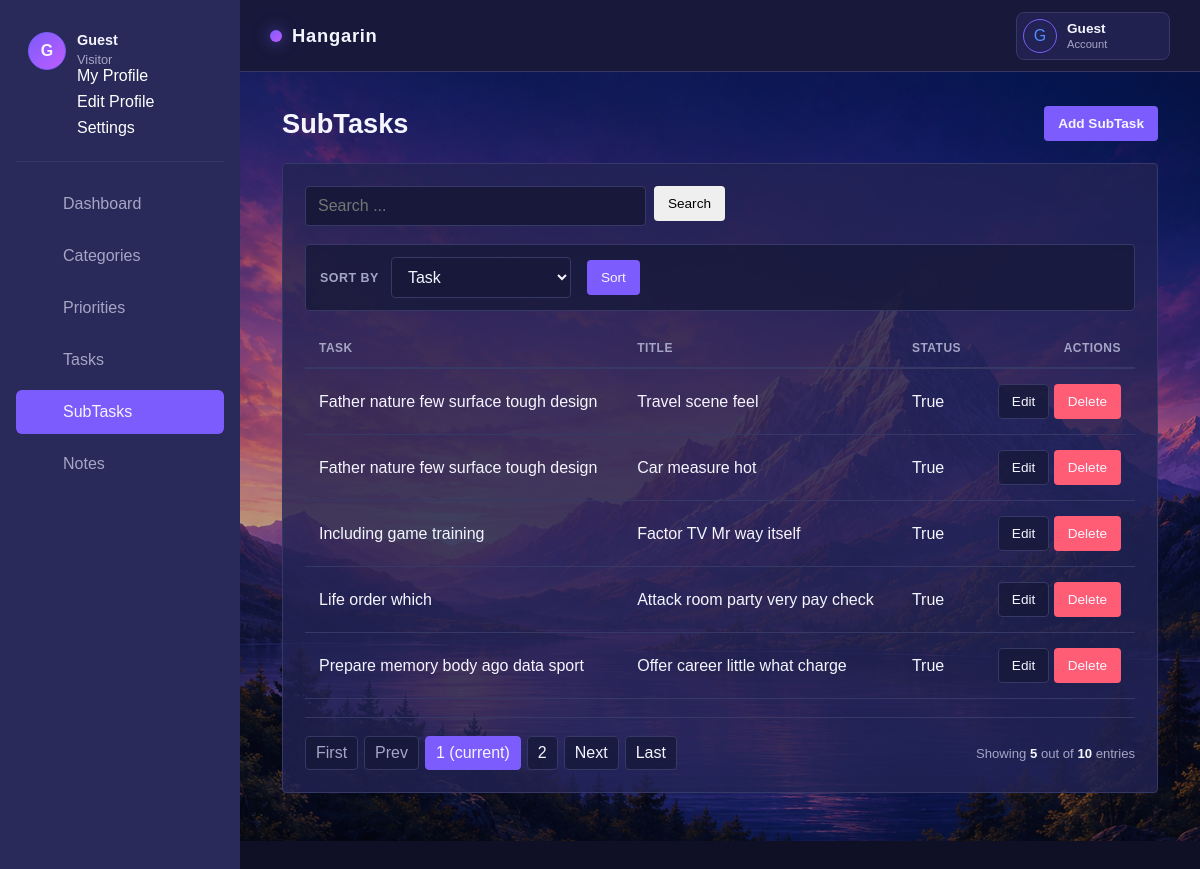
Screenshot of /subtasks/ with the database file from the repository.
### app/models.py (models this page shows, shortened)
class SubTask(models.Model):
    task = models.ForeignKey(Task, on_delete=models.CASCADE, related_name='subtasks')
    title = models.CharField(max_length=200)
    status = models.BooleanField(default=False)

class Task(models.Model):
    class Status(models.TextChoices):
        TODO = 'todo', 'To do'
        IN_PROGRESS = 'in_progress', 'In progress'
        DONE = 'done', 'Done'
    title = models.CharField(max_length=200)
    description = models.TextField(blank=True)
    status = models.CharField(max_length=20, choices=Status.choices, default=Status.TODO)
    is_deleted = models.BooleanField(default=False)
    deadline = models.DateTimeField(blank=True, null=True)
    priority = models.ForeignKey(Priority, on_delete=models.PROTECT, blank=True, null=True)
    category = models.ForeignKey(Category, on_delete=models.SET_NULL, blank=True, null=True)
    created_at = models.DateTimeField(auto_now_add=True)
    updated_at = models.DateTimeField(auto_now=True)
    class Meta:
        ordering = ('status', 'deadline', '-created_at')

### app/views.py (the view)
# urls.py: path('subtasks/', views.SubTaskListView.as_view(), name='subtask-list'),
class SubTaskListView(SearchSortListView):
	model = SubTask
	template_name = 'hangarin/subtask_list.html'
	context_object_name = 'subtasks'
	search_fields = ('title', 'task__title')
	allowed_sort_fields = ('task__title', 'title', 'status')
	default_sort = 'task__title'

### app/views.py (called while the page is built)
	def get_queryset(self):
		queryset = self.model.objects.all()
		query = self.request.GET.get('q', '').strip()
		if query:
			search = Q()
			for field in self.search_fields:
				search |= Q(**{f'{field}__icontains': query})
			queryset = queryset.filter(search)
		sort_by = self.request.GET.get('sort_by', self.default_sort)
		if sort_by not in self.allowed_sort_fields:
			sort_by = self.default_sort
		self.sort_by = sort_by
		return queryset.order_by(sort_by)

	def get_context_data(self, **kwargs):
		context = super().get_context_data(**kwargs)
		context['q'] = self.request.GET.get('q', '')
		context['sort_by'] = self.sort_by
		return context

### app/templates/hangarin/subtask_list.html (shortened to what this page needs)
{% extends 'base.html' %}
{% block content %}
<main class="content tab-page tab-page-subtasks">
  <div class="container-fluid tab-container">
    <h4 class="page-title d-flex justify-content-between align-items-center">
      <span>SubTasks</span>
      <a href="{% url 'subtask-add' %}" class="btn btn-primary btn-sm">Add SubTask</a>
    </h4>
    <section class="card tab-card">
      <div class="card-body table-responsive">
        {% include 'includes/search_form.html' %}
        {% with current=sort_by|default:'task__title' %}
        <div class="sort-toolbar">
          <form method="get" class="row g-2 align-items-center">
            <div class="col-auto">
              <label for="subtaskSortSelect" class="col-form-label">Sort by</label>
            </div>
            <div class="col-auto">
              <select class="form-control form-control-sm" id="subtaskSortSelect" name="sort_by" onchange="this.form.submit()">
                <option value="task__title" {% if current == 'task__title' %}selected{% endif %}>Task</option>
              </select>
            </div>
            <div class="col-auto">
              <button type="submit" class="btn btn-primary btn-sm btn-rounded">Sort</button>
            </div>
          </form>
        </div>
        {% endwith %}
        <table class="table">
          <thead>
            <tr>
              <th>Task</th>
              <th>Title</th>
              <th>Status</th>
              <th class="text-right">Actions</th>
            </tr>
          </thead>
          <tbody>
            {% for subtask in subtasks %}
            <tr>
              <td>{{ subtask.task.title }}</td>
              <td>{{ subtask.title }}</td>
              <td>{{ subtask.status }}</td>
              <td class="text-right">
                <a href="{% url 'subtask-edit' subtask.pk %}" class="btn btn-sm btn-secondary">Edit</a>
                <a href="{% url 'subtask-delete' subtask.pk %}?next={{ request.get_full_path|urlencode }}" class="btn btn-sm btn-danger">Delete</a>
              </td>
            </tr>
            {% empty %}
            <tr>
              <td colspan="4">No subtasks yet.</td>
            </tr>
            {% endfor %}
          </tbody>
        </table>
        {% include 'includes/pagination.html' %}
      </div>
    </section>
  </div>
</main>
{% endblock %}

### static/css/dashboard-clean.css (style rules this page uses)
:root { --sidebar-width: 240px; --color-page: #0f1026; --color-secondary-page: #17183a; --color-panel: #222354; --color-sidebar: #292a5a; --color-sidebar-hover: #363866; --color-ink: #f5f5ff; --color-muted: #a5a6c5; --color-blue: #7c5cfc; --color-blue-hover: #9278ff; --color-cyan: #4f8cff; --color-magenta: #c05cff; --color-success: #38d39f; --color-warning: #ffb84d; --color-danger: #ff5c75; --color-border: #363866; --color-soft-border: #363866; --color-soft: #17183a; --color-input: #17183a; --container-panel: color-mix(in srgb, var(--color-panel) 80%, transparent); --container-soft: color-mix(in srgb, var(--color-soft) 80%, transparent); --content-padding: 34px 42px 48px; --radius: 4px; --transition: 150ms ease; }
* { box-sizing: border-box; }
body { margin: 0; background: var(--color-page); color: var(--color-ink); font-family: Arial, sans-serif; }
.content, .dashboard-content { min-height: calc(100vh - 72px); padding: var(--content-padding); background-color: var(--color-page); background-image: url('../img/background.png'); background-position: center; background-size: cover; background-attachment: fixed; }
html[data-theme="nebula"] .content, html[data-theme="nebula"] .dashboard-content { background-image: url('../img/background.png'); }
.content .container-fluid { max-width: 1180px; margin: 0 auto; }
.tab-container { width: 100%; }
.tab-card { min-height: 240px; }
.dashboard-header, .panel-heading, .content .page-title { display: flex; align-items: center; justify-content: space-between; gap: 18px; }
.dashboard-header h1, .panel-heading h2, .content .page-title { color: var(--color-ink); }
.dashboard-header h1, .panel-heading h2, .content .page-title { margin-top: 0; }
.dashboard-action, .content .btn { display: inline-block; border-radius: var(--radius); text-decoration: none; cursor: pointer; }
.metric-card, .dashboard-panel, .content .card { background: var(--container-panel); border: 1px solid var(--color-border); border-radius: var(--radius); }
.content .page-title { margin-bottom: 22px; font-size: 1.7rem; }
.content .card { overflow: hidden; }
.content .card-body { padding: 22px; }
.content .table-responsive { overflow-x: auto; }
.content .table { width: 100%; margin: 18px 0 0; border-collapse: collapse; color: var(--color-ink); text-align: left; }
.content .table th { padding: 12px 14px; border-bottom: 2px solid var(--color-border); color: var(--color-muted); font-size: 0.75rem; letter-spacing: 0.04em; text-transform: uppercase; }
.content .table td { padding: 15px 14px; border-bottom: 1px solid var(--color-soft-border); vertical-align: middle; }
.content .text-right { text-align: right; }
.content .btn { padding: 9px 13px; border: 1px solid transparent; font-size: 0.85rem; }
.content .btn-primary { background: var(--color-blue); color: var(--color-ink); }
.content .btn-secondary, .content .btn-light { border-color: var(--color-border); background: var(--container-soft); color: var(--color-ink); }
.content .btn-danger { background: var(--color-danger); color: var(--color-ink); }
.content .form-control, .content select, .content input, .content textarea { width: 100%; padding: 10px 12px; border: 1px solid var(--color-border); border-radius: var(--radius); background: var(--color-input); color: var(--color-ink); font: inherit; }
.content label { display: block; margin-bottom: 7px; color: var(--color-ink); font-size: 0.88rem; font-weight: 600; }
.search-toolbar, .sort-toolbar { display: flex; align-items: center; flex-wrap: wrap; gap: 10px; }
.search-toolbar .btn, .sort-toolbar .btn { white-space: nowrap; }
.sort-toolbar { padding: 12px 14px; margin-bottom: 4px; border: 1px solid var(--color-soft-border); border-radius: var(--radius); background: var(--container-soft); }
.sort-toolbar form { display: flex; align-items: center; flex-wrap: wrap; gap: 12px; width: 100%; }
.sort-toolbar .col-auto { display: flex; align-items: center; }
.sort-toolbar label { margin: 0; color: var(--color-muted); font-size: 0.78rem; letter-spacing: 0.04em; text-transform: uppercase; }
.sort-toolbar select { width: auto; min-width: 180px; }
.sort-toolbar .btn { margin-left: 4px; }
.content .table td:last-child { white-space: nowrap; }

### rows the page displays
SubTask: task "Father nature few surface tough design", title "Travel scene feel", status "True"
SubTask: task "Father nature few surface tough design", title "Car measure hot", status "True"
SubTask: task "Including game training", title "Factor TV Mr way itself", status "True"
SubTask: task "Life order which", title "Attack room party very pay check", status "True"
SubTask: task "Prepare memory body ago data sport", title "Offer career little what charge", status "True"

### other values shown
{{ request.user.username|default:'G'|slice:':1'|upper }} "G"
{{ request.user.username|default:'Guest' }} "Guest"
{{ request.user.is_authenticated|yesno:'Administrator,Visitor' }} "Visitor"
{{ page_num }} "1"
{{ page_num }} "2"
{{ object_list.count }} "5"
{{ paginator.count }} "10"
